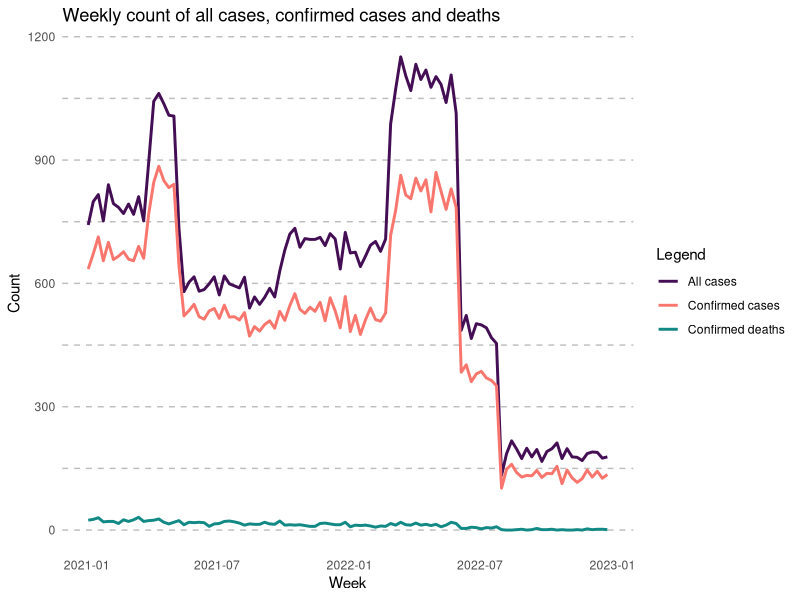
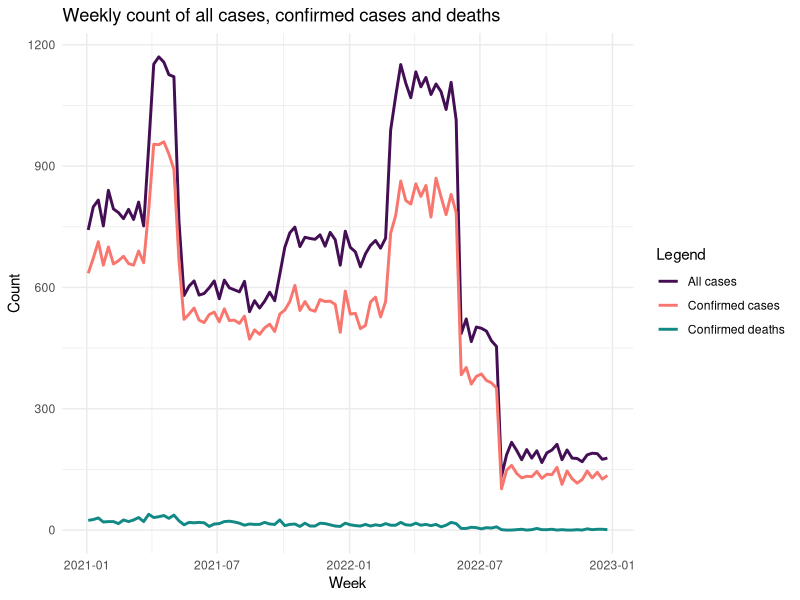
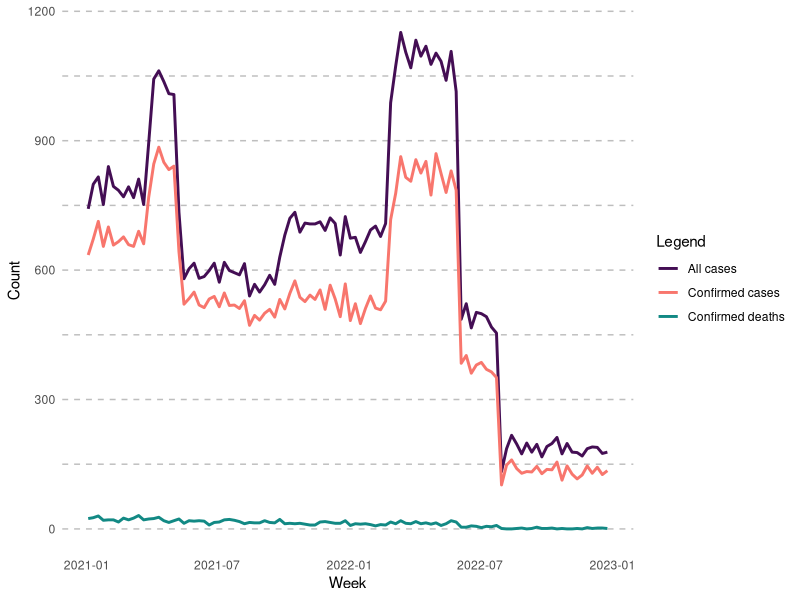

The R script that drew these images, in order:
## ---- chunk 1
library(ggplot2)
library(dplyr)
library(lubridate)
## ---- chunk 2
generator <- function(start_date,
                      end_date,
                      n,
                      percentage_confirmed = 0.85,
                      percentage_death = 0.15,
                      max_disease_effect = 0.6,
                      max_age_effect = 0.03,
                      max_bmi_effect = 0.05) {
  
  # Set the seed for reproducibility
  set.seed(123)
  
  dates <- seq.Date(start_date, end_date, by = "day")
  
  # Randomly sample n dates from the range for individual cases
  sampled_dates <- sample(dates, n, replace = TRUE)
  
  # Generate ConfirmedCases column (1 = confirmed, 0 = not confirmed) based on the percentage
  confirmed <- rbinom(n, 1, percentage_confirmed)
  
  # Generate ConfirmedDeaths column (1 = death, 0 = no death) based on the percentage
  #death <- rbinom(n, 1, percentage_death)
  
  # Generate age and weight
  # Assume age ranges from 20 to 80 and weight ranges from 50 to 100 kg
  age <- sample(20:80, n, replace = TRUE)
  # Assume height ranges from 150 to 200 cm and weight ranges from 50 to 100 kg
  height <- sample(150:200, n, replace = TRUE) # height in cm
  weight <- sample(40:140, n, replace = TRUE)   # weight in kg
  
  # Calculate BMI: BMI = weight (kg) / (height (m))^2
  height_m <- height / 100  # Convert height to meters
  bmi <- weight / (height_m^2)
  
  disease_effect <- runif(n, min = 0, max = max_disease_effect)
  age_effect <- runif(n, min = 0, max = max_age_effect)
  bmi_effect <- runif(n, min = 0, max = max_bmi_effect)
  
  # Adjust age and weight to be correlated with death
  # Higher age and weight might be correlated with a higher probability of death
  # Create a logistic model to simulate this correlation
  death_probability <- plogis(disease_effect * 30 * (confirmed - 0.5)) * plogis(age_effect * (age - 50) + bmi_effect * (bmi - 25))
  death <- rbinom(n, 1, death_probability * percentage_death)
  
  # Create a data frame with the generated data (individual case reports)
  df <- data.frame(
    id        = 1:n,
    age       = age,
    bmi       = bmi,
    date      = sampled_dates,
    confirmed = confirmed,
    death     = death
  )
  
}
## ---- chunk 3
start_date_all <- as.Date("2021-01-01")
end_date <- as.Date("2021-03-31")
n <- 10132
percentage_confirmed <- 0.85
percentage_death <- 0.06 
max_disease_effect <- 0.96
max_age_effect <- 0.03
max_bmi_effect <- 0.6
sdf1 <- generator(start_date_all, end_date, n, percentage_confirmed, percentage_death, max_disease_effect, max_age_effect, max_bmi_effect)

start_date <- as.Date("2021-04-01")
end_date <- as.Date("2021-05-10")
n <- 5873
percentage_confirmed <- 0.83
percentage_death <- 0.04
max_disease_effect <- 0.95
max_age_effect <- 0.02
max_bmi_effect <- 0.5
sdf2a <- generator(start_date, end_date, n, percentage_confirmed, percentage_death, max_disease_effect, max_age_effect, max_bmi_effect)

start_date <- as.Date("2021-04-01")
end_date <- as.Date("2021-05-10")
n <- 6525
percentage_confirmed <- 0.82
percentage_death <- 0.07
max_disease_effect <- 0.87
max_age_effect <- 0.1
max_bmi_effect <- 0.5
sdf2b <- generator(start_date, end_date, n, percentage_confirmed, percentage_death, max_disease_effect, max_age_effect, max_bmi_effect)

start_date <- as.Date("2021-05-11")
end_date <- as.Date("2021-09-30")
n <- 12000
percentage_confirmed <- 0.88
percentage_death <- 0.05
max_disease_effect <- 0.92
max_age_effect <- 0.03
max_bmi_effect <- 0.4
sdf3 <- generator(start_date, end_date, n, percentage_confirmed, percentage_death, max_disease_effect, max_age_effect, max_bmi_effect)

start_date <- as.Date("2021-10-01")
end_date <- as.Date("2022-02-28")
n <- 14993
percentage_confirmed <- 0.75
percentage_death <- 0.04
max_disease_effect <- 0.89
max_age_effect <- 0.06
max_bmi_effect <- 0.4
sdf4a <- generator(start_date, end_date, n, percentage_confirmed, percentage_death, max_disease_effect, max_age_effect, max_bmi_effect)

start_date <- as.Date("2021-10-01")
end_date <- as.Date("2022-02-28")
n <- 15308
percentage_confirmed <- 0.77
percentage_death <- 0.04
max_disease_effect <- 0.85
max_age_effect <- 0.08
max_bmi_effect <- 0.3
sdf4b <- generator(start_date, end_date, n, percentage_confirmed, percentage_death, max_disease_effect, max_age_effect, max_bmi_effect)

start_date <- as.Date("2022-03-01")
end_date <- as.Date("2022-06-03")
n <- 14900
percentage_confirmed <- 0.75
percentage_death <- 0.03
max_disease_effect <- 0.84
max_age_effect <- 0.02
max_bmi_effect <- 0.2
sdf5 <- generator(start_date, end_date, n, percentage_confirmed, percentage_death, max_disease_effect, max_age_effect, max_bmi_effect)

start_date <- as.Date("2022-06-04")
end_date <- as.Date("2022-07-31")
n <- 4000
percentage_confirmed <- 0.76
percentage_death <- 0.02
max_disease_effect <- 0.81
max_age_effect <- 0.01
max_bmi_effect <- 0.1
sdf6 <- generator(start_date, end_date, n, percentage_confirmed, percentage_death, max_disease_effect, max_age_effect, max_bmi_effect)

start_date <- as.Date("2022-08-04")
end_date <- as.Date("2022-12-31")
n <- 4000
percentage_confirmed <- 0.72
percentage_death <- 0.01
max_disease_effect <- 0.89
max_age_effect <- 0.02
max_bmi_effect <- 0.1
sdf7 <- generator(start_date, end_date, n, percentage_confirmed, percentage_death, max_disease_effect, max_age_effect, max_bmi_effect)
## ---- chunk 4
df1 <- sdf1 |>
  dplyr::bind_rows(sdf2a) |>
  dplyr::bind_rows(sdf3) |>
  dplyr::bind_rows(sdf4a) |>
  dplyr::bind_rows(sdf5) |>
  dplyr::bind_rows(sdf6) |>
  dplyr::bind_rows(sdf7) |>
  dplyr::mutate(week = lubridate::floor_date(date, unit = "week")) |>
  dplyr::filter(week >= start_date_all & week <= end_date)
## ---- chunk 5
df2 <- sdf1 |>
  dplyr::bind_rows(sdf2b) |>
  dplyr::bind_rows(sdf3) |>
  dplyr::bind_rows(sdf4b) |>
  dplyr::bind_rows(sdf5) |>
  dplyr::bind_rows(sdf6) |>
  dplyr::bind_rows(sdf7) |>
  dplyr::mutate(week = lubridate::floor_date(date, unit = "week")) |>
  dplyr::filter(week >= start_date_all & week <= end_date)
## ---- chunk 6
# Aggregate the data to get the weekly count of all cases, confirmed cases and deaths
weekly_data <- df1 |>
  group_by(week) |>
  summarise(count = n(),
            confirmed_count = sum(confirmed),
            death_count = sum(death))

# Plot the weekly cases, confirmed cases and deaths
ggplot(weekly_data, aes(x = week)) +
  geom_line(aes(y = count, color           = "All cases"), size = 1) +
  geom_line(aes(y = confirmed_count, color = "Confirmed cases"), size = 1) +
  geom_line(aes(y = death_count, color     = "Confirmed deaths"), size = 1) +
  labs(title = "Weekly count of all cases, confirmed cases and deaths",
       x = "Week",
       y = "Count",
       color = "Legend") +
  scale_color_manual(values = c("All cases" = "#440e54",
                                "Confirmed cases" = "#f8766d",
                                "Confirmed deaths" = "#128984")) +
  ggplot2::theme_minimal() +
  ggplot2::theme(panel.grid.major.y = ggplot2::element_line(linewidth = 0.5, linetype = "dashed", color = "grey"),
                 panel.grid.minor.y = ggplot2::element_line(linewidth = 0.5, linetype = "dashed", color = "grey"),
                 panel.grid.major.x = ggplot2::element_blank(),
                 panel.grid.minor.x = ggplot2::element_blank())
## ---- chunk 7
# Aggregate the data to get the weekly count of confirmed cases and deaths
weekly_data <- df2 |>
  group_by(week) |>
  summarise(count = n(),
            confirmed_count = sum(confirmed),
            death_count = sum(death))

# Plot the weekly confirmed cases and deaths
ggplot(weekly_data, aes(x = week)) +
  geom_line(aes(y = count, color           = "All cases"), size = 1) +
  geom_line(aes(y = confirmed_count, color = "Confirmed cases"), size = 1) +
  geom_line(aes(y = death_count, color     = "Confirmed deaths"), size = 1) +
  labs(title = "Weekly count of all cases, confirmed cases and deaths",
       x = "Week",
       y = "Count",
       color = "Legend") +
  scale_color_manual(values = c("All cases" = "#440e54",
                                "Confirmed cases" = "#f8766d",
                                "Confirmed deaths" = "#128984")) +
  theme_minimal()
## ---- chunk 8
save(df1, file = "df1.RData")
save(df2, file = "df2.RData")
## ---- chunk 9
nrow(df1)
nrow(df2)
## ---- chunk 10
#| label: fig-1
#| fig-cap: Weekly count of all cases, confirmed cases and deaths
#| fig-width: 8
#| fig-height: 4
                
# Aggregate the data to get the weekly count of all cases, confirmed cases and deaths
weekly_data <- df1 |>
  dplyr::group_by(week) |>
  dplyr::summarise(count = dplyr::n(),
                   confirmed_count = sum(confirmed),
                   death_count = sum(death))

# Plot the weekly cases, confirmed cases and deaths
ggplot2::ggplot(weekly_data, ggplot2::aes(x = week)) +
  ggplot2::geom_line(ggplot2::aes(y = count,
                                  color = "All cases"),
                     size = 1) +
  ggplot2::geom_line(ggplot2::aes(y = confirmed_count,
                                  color = "Confirmed cases"),
                     size = 1) +
  ggplot2::geom_line(ggplot2::aes(y = death_count,
                                  color = "Confirmed deaths"),
                     size = 1) +
  ggplot2::labs(x = "Week",
                y = "Count",
                color = "Legend") +
  ggplot2::scale_color_manual(values = c("All cases" = "#440e54",
                                         "Confirmed cases" = "#f8766d",
                                         "Confirmed deaths" = "#128984")) +
  ggplot2::theme_minimal() +
  ggplot2::theme(panel.grid.major.y = ggplot2::element_line(linewidth = 0.5, linetype = "dashed", color = "grey"),
                 panel.grid.minor.y = ggplot2::element_line(linewidth = 0.5, linetype = "dashed", color = "grey"),
                 panel.grid.major.x = ggplot2::element_blank(),
                 panel.grid.minor.x = ggplot2::element_blank())
